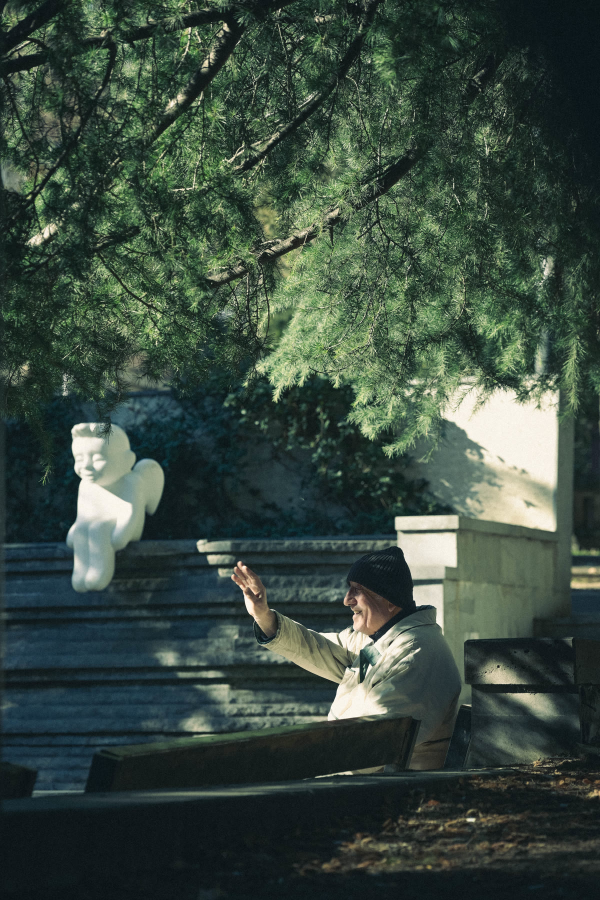
#> input picture plugins/lexvia-marketing/examples/image-distillation/01-time-waves-back/source.jpg, 1200 x 1800 px (shown at 1/2 size)
$ python -i convert_fallbacks.py   (imports and definitions only)
#> lines starting #> are read from the running program, lines starting #| are printed output that depends on the picture
#!/usr/bin/env python3
"""Make local PDF derivatives only after a native reader is missing/inadequate.

This is a conversion helper, not an extraction or form-filling engine. No GUI,
application automation, browser, remote service, or external-link refresh is used.
Optional Pillow/reportlab enable images/text. Office export is opt-in and partial
until the host checks completeness; spreadsheet export is deliberately unsupported.
"""
from __future__ import annotations

import argparse
from copy import deepcopy
from datetime import datetime, timezone
import importlib.metadata
import json
from pathlib import Path
import re
import shutil
import subprocess
import sys
import tempfile

from inventory import file_hash, within, write_new_json


TEXT_FORMATS = {"txt", "csv", "tsv", "json", "xml"}
IMAGE_FORMATS = {"png", "jpeg", "tiff", "gif", "bmp", "webp"}
OFFICE_FORMATS = {"doc", "docx", "odt", "rtf", "ppt", "pptx", "odp"}
SPREADSHEET_FORMATS = {"xls", "xlsx", "xlsm", "ods"}


class ConversionError(ValueError):
    pass


# [78 lines left out: functions version, inspect_capabilities, load_decisions, safe_output_directory, require_unchanged_source, _font_for_text, not called in this run]


def convert_text(source: Path, destination: Path, encoding: str | None = None, font: Path | None = None) -> dict:
    try:
        from reportlab.pdfbase import pdfmetrics
        from reportlab.pdfgen.canvas import Canvas
        from reportlab.lib.pagesizes import A4
    except ImportError as error:
        raise ConversionError("text conversion requires reportlab in the selected local runtime") from error
    raw = source.read_bytes()
    selected_encoding = encoding or ("utf-16" if raw.startswith((b"\xff\xfe", b"\xfe\xff")) else "utf-8-sig")
    try:
        text = raw.decode(selected_encoding, errors="strict")
    except (UnicodeDecodeError, LookupError) as error:
        raise ConversionError("text decoding failed; provide the verified --encoding instead of replacing characters") from error
    if any(ord(c) < 32 and c not in "\t\r\n\f" for c in text):
        raise ConversionError("text contains binary/control characters; select a compatible converter")
    text = text.replace("\r\n", "\n").replace("\r", "\n")
    font_name = _font_for_text(text, font)
    canvas = Canvas(str(destination), pagesize=A4, pageCompression=1)
    width, height = A4
    margin, font_size, leading = 36, 9, 12
    maximum_width = width - margin * 2
    y, page = height - margin, 1
    mapping = [{"page": 1, "original_locator": {"kind": "text", "line_start": 1}}]
    limitations = ["PDF pages preserve wrapped source text; semantic interpretation remains with Anthropic PDF.",
                   "Tabs expand to four-column stops; line wrapping is a recorded presentation change."]
    if source.suffix.lower() in {".csv", ".tsv"}:
        limitations.append("Delimited text is rendered verbatim; use original row/column locators only after independently verifying them.")
    canvas.setFont(font_name, font_size)

    # [7 lines left out: function next_page, not called in this run]

    for line_number, line in enumerate(text.split("\n"), 1):
        line = line.removesuffix("\r").expandtabs(4)
        chunks = line.split("\f")
        for chunk_number, chunk in enumerate(chunks):
            if chunk_number:
                next_page(line_number)
            while chunk:
                lower, upper = 1, len(chunk)
                while lower < upper:
                    midpoint = (lower + upper + 1) // 2
                    if pdfmetrics.stringWidth(chunk[:midpoint], font_name, font_size) <= maximum_width:
                        lower = midpoint
                    else:
                        upper = midpoint - 1
                if y < margin:
                    next_page(line_number)
                canvas.drawString(margin, y, chunk[:lower])
                y -= leading
                chunk = chunk[lower:]
            if not line or not chunks[chunk_number]:
                if y < margin:
                    next_page(line_number)
                y -= leading
    canvas.showPage()
    canvas.save()
    return {"converter": {"id": "reportlab-text", "version": version("reportlab")},
            "conversion_status": "complete", "limitations": limitations, "page_mapping": mapping,
            "coverage": {"encoding": selected_encoding, "source_lines": len(text.split("\n")), "pages": page,
                         "font": font_name, "character_count": len(text)}}


# [200 lines left out: functions convert_image, convert_office, convert_sources, main, not called in this run]


# [2 lines not run here, left out]

>>> import cv2
>>> picture = cv2.imread('../../../../lexvia-marketing/examples/image-distillation/01-time-waves-back/source.jpg', cv2.IMREAD_GRAYSCALE)
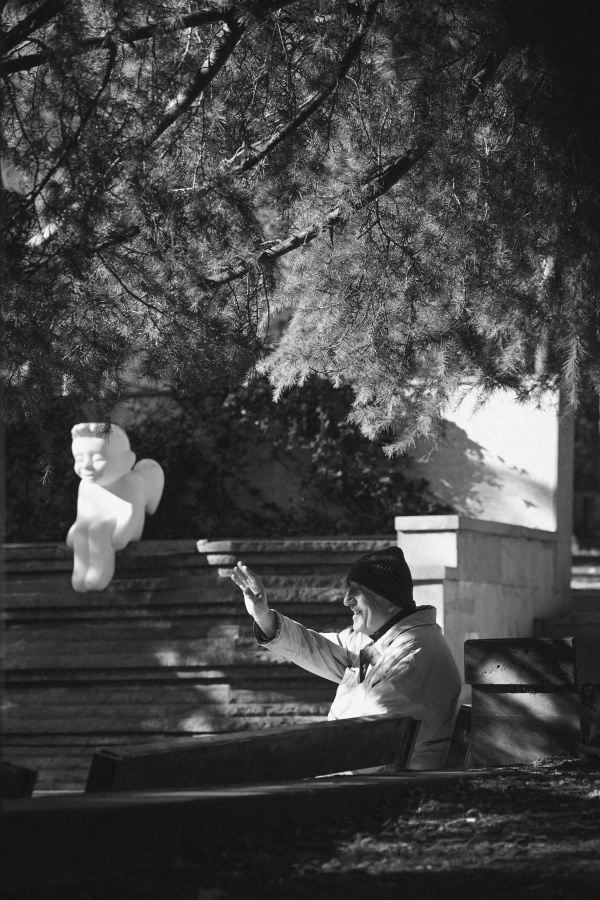
#> picture: shape (1800, 1200) (shown at 1/2 size); min 4, max 255, mean 67.7
>>> result = convert_text(picture, 'out.png')
#> (the run stopped early here; a loop or call above may not have finished)
